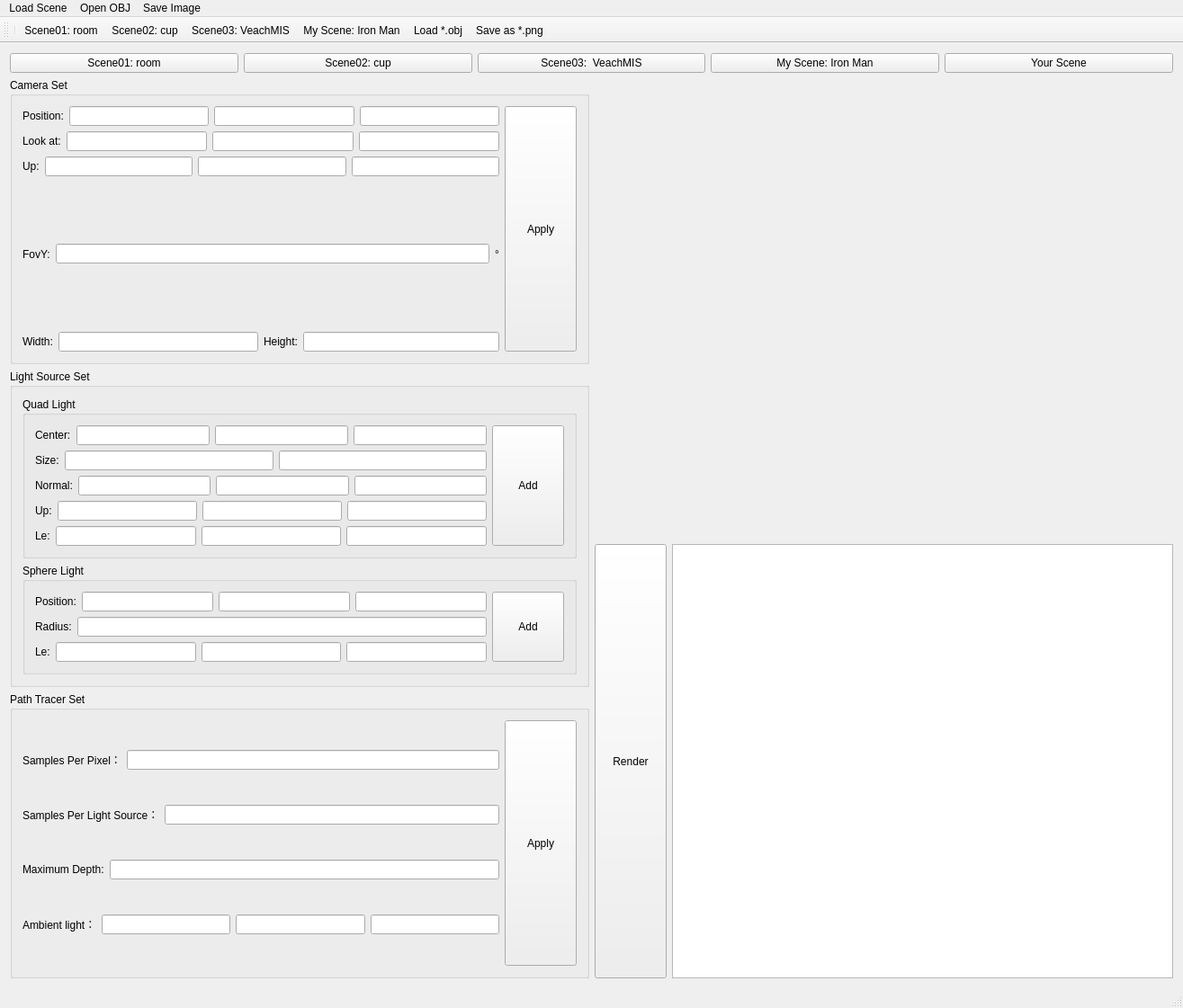
<?xml version="1.0" encoding="UTF-8"?>
<ui version="4.0">
 <class>MainWindow</class>
 <widget class="QMainWindow" name="MainWindow">
  <property name="geometry">
   <rect>
    <x>0</x>
    <y>0</y>
    <width>1315</width>
    <height>1121</height>
   </rect>
  </property>
  <property name="windowTitle">
   <string>MainWindow</string>
  </property>
  <widget class="QWidget" name="centralWidget">
   <layout class="QGridLayout" name="gridLayout_6">
    <item row="0" column="0">
     <layout class="QHBoxLayout" name="horizontalLayout_26">
      <item>
       <widget class="QPushButton" name="scene01_pushButton">
        <property name="sizePolicy">
         <sizepolicy hsizetype="Preferred" vsizetype="Fixed">
          <horstretch>0</horstretch>
          <verstretch>0</verstretch>
         </sizepolicy>
        </property>
        <property name="text">
         <string>Scene01: room</string>
        </property>
       </widget>
      </item>
      <item>
       <widget class="QPushButton" name="scene02_pushButton">
        <property name="sizePolicy">
         <sizepolicy hsizetype="Preferred" vsizetype="Preferred">
          <horstretch>0</horstretch>
          <verstretch>0</verstretch>
         </sizepolicy>
        </property>
        <property name="text">
         <string>Scene02: cup</string>
        </property>
       </widget>
      </item>
      <item>
       <widget class="QPushButton" name="scene03_pushButton">
        <property name="text">
         <string>Scene03:  VeachMIS</string>
        </property>
       </widget>
      </item>
      <item>
       <widget class="QPushButton" name="myscene_pushButton">
        <property name="text">
         <string>My Scene: Iron Man</string>
        </property>
       </widget>
      </item>
      <item>
       <widget class="QPushButton" name="yourscene_pushButton">
        <property name="text">
         <string>Your Scene</string>
        </property>
       </widget>
      </item>
     </layout>
    </item>
    <item row="1" column="0">
     <layout class="QHBoxLayout" name="horizontalLayout_25">
      <item>
       <layout class="QVBoxLayout" name="verticalLayout_5">
        <item>
         <widget class="QGroupBox" name="camera_groupBox">
          <property name="title">
           <string>Camera Set</string>
          </property>
          <layout class="QGridLayout" name="gridLayout_4">
           <item row="0" column="0">
            <layout class="QHBoxLayout" name="horizontalLayout_21">
             <item>
              <layout class="QVBoxLayout" name="verticalLayout">
               <item>
                <layout class="QHBoxLayout" name="horizontalLayout_6">
                 <item>
                  <widget class="QLabel" name="label_4">
                   <property name="text">
                    <string>Position:</string>
                   </property>
                  </widget>
                 </item>
                 <item>
                  <widget class="QLineEdit" name="camera_lineEdit_position_x">
                   <property name="text">
                    <string/>
                   </property>
                  </widget>
                 </item>
                 <item>
                  <widget class="QLineEdit" name="camera_lineEdit_position_y">
                   <property name="text">
                    <string/>
                   </property>
                  </widget>
                 </item>
                 <item>
                  <widget class="QLineEdit" name="camera_lineEdit_position_z">
                   <property name="text">
                    <string/>
                   </property>
                  </widget>
                 </item>
                </layout>
               </item>
               <item>
                <layout class="QHBoxLayout" name="horizontalLayout_7">
                 <item>
                  <widget class="QLabel" name="label_5">
                   <property name="text">
                    <string>Look at:</string>
                   </property>
                  </widget>
                 </item>
                 <item>
                  <widget class="QLineEdit" name="camera_lineEdit_lookat_x">
                   <property name="text">
                    <string/>
                   </property>
                  </widget>
                 </item>
                 <item>
                  <widget class="QLineEdit" name="camera_lineEdit_lookat_y">
                   <property name="text">
                    <string/>
                   </property>
                  </widget>
                 </item>
                 <item>
                  <widget class="QLineEdit" name="camera_lineEdit_lookat_z">
                   <property name="text">
                    <string/>
                   </property>
                  </widget>
                 </item>
                </layout>
               </item>
               <item>
                <layout class="QHBoxLayout" name="horizontalLayout_8">
                 <item>
                  <widget class="QLabel" name="label_6">
                   <property name="text">
                    <string>Up:</string>
                   </property>
                  </widget>
                 </item>
                 <item>
                  <widget class="QLineEdit" name="camera_lineEdit_up_x">
                   <property name="text">
                    <string/>
                   </property>
                  </widget>
                 </item>
                 <item>
                  <widget class="QLineEdit" name="camera_lineEdit_up_y">
                   <property name="text">
                    <string/>
                   </property>
                  </widget>
                 </item>
                 <item>
                  <widget class="QLineEdit" name="camera_lineEdit_up_z">
                   <property name="text">
                    <string/>
                   </property>
                  </widget>
                 </item>
                </layout>
               </item>
               <item>
                <layout class="QHBoxLayout" name="horizontalLayout_9">
                 <item>
                  <widget class="QLabel" name="label_7">
                   <property name="text">
                    <string>FovY:</string>
                   </property>
                  </widget>
                 </item>
                 <item>
                  <widget class="QLineEdit" name="camera_lineEdit_fovy">
                   <property name="text">
                    <string/>
                   </property>
                  </widget>
                 </item>
                 <item>
                  <widget class="QLabel" name="label_8">
                   <property name="text">
                    <string>°</string>
                   </property>
                  </widget>
                 </item>
                </layout>
               </item>
               <item>
                <layout class="QHBoxLayout" name="horizontalLayout_12">
                 <item>
                  <layout class="QHBoxLayout" name="horizontalLayout_10">
                   <item>
                    <widget class="QLabel" name="label_9">
                     <property name="text">
                      <string>Width:</string>
                     </property>
                    </widget>
                   </item>
                   <item>
                    <widget class="QLineEdit" name="camera_lineEdit_width">
                     <property name="text">
                      <string/>
                     </property>
                    </widget>
                   </item>
                  </layout>
                 </item>
                 <item>
                  <layout class="QHBoxLayout" name="horizontalLayout_11">
                   <item>
                    <widget class="QLabel" name="label_10">
                     <property name="text">
                      <string>Height:</string>
                     </property>
                    </widget>
                   </item>
                   <item>
                    <widget class="QLineEdit" name="camera_lineEdit_height">
                     <property name="text">
                      <string/>
                     </property>
                    </widget>
                   </item>
                  </layout>
                 </item>
                </layout>
               </item>
              </layout>
             </item>
             <item>
              <widget class="QPushButton" name="camera_pushButton_apply">
               <property name="sizePolicy">
                <sizepolicy hsizetype="Preferred" vsizetype="Preferred">
                 <horstretch>0</horstretch>
                 <verstretch>0</verstretch>
                </sizepolicy>
               </property>
               <property name="text">
                <string>Apply</string>
               </property>
              </widget>
             </item>
            </layout>
           </item>
          </layout>
         </widget>
        </item>
        <item>
         <widget class="QGroupBox" name="lightSoure_groupBox">
          <property name="title">
           <string>Light Source Set</string>
          </property>
          <layout class="QGridLayout" name="gridLayout_5">
           <item row="1" column="0">
            <widget class="QGroupBox" name="sphereLight_groupBox">
             <property name="title">
              <string>Sphere Light</string>
             </property>
             <property name="checkable">
              <bool>false</bool>
             </property>
             <property name="checked">
              <bool>false</bool>
             </property>
             <layout class="QGridLayout" name="gridLayout">
              <item row="0" column="0">
               <layout class="QHBoxLayout" name="horizontalLayout_23">
                <item>
                 <layout class="QVBoxLayout" name="verticalLayout_3">
                  <item>
                   <layout class="QHBoxLayout" name="horizontalLayout_13">
                    <item>
                     <widget class="QLabel" name="label_13">
                      <property name="text">
                       <string>Position:</string>
                      </property>
                     </widget>
                    </item>
                    <item>
                     <widget class="QLineEdit" name="sphereLight_lineEdit_position_x"/>
                    </item>
                    <item>
                     <widget class="QLineEdit" name="sphereLight_lineEdit_position_y"/>
                    </item>
                    <item>
                     <widget class="QLineEdit" name="sphereLight_lineEdit_position_z"/>
                    </item>
                   </layout>
                  </item>
                  <item>
                   <layout class="QHBoxLayout" name="horizontalLayout_14">
                    <item>
                     <widget class="QLabel" name="label_14">
                      <property name="text">
                       <string>Radius:</string>
                      </property>
                     </widget>
                    </item>
                    <item>
                     <widget class="QLineEdit" name="sphereLight_lineEdit_radius"/>
                    </item>
                   </layout>
                  </item>
                  <item>
                   <layout class="QHBoxLayout" name="horizontalLayout_15">
                    <item>
                     <widget class="QLabel" name="label_12">
                      <property name="text">
                       <string>Le:</string>
                      </property>
                     </widget>
                    </item>
                    <item>
                     <widget class="QLineEdit" name="sphereLight_lineEdit_le_x"/>
                    </item>
                    <item>
                     <widget class="QLineEdit" name="sphereLight_lineEdit_le_y"/>
                    </item>
                    <item>
                     <widget class="QLineEdit" name="sphereLight_lineEdit_le_z"/>
                    </item>
                   </layout>
                  </item>
                 </layout>
                </item>
                <item>
                 <widget class="QPushButton" name="sphereLight_pushButton_add">
                  <property name="sizePolicy">
                   <sizepolicy hsizetype="Minimum" vsizetype="Preferred">
                    <horstretch>0</horstretch>
                    <verstretch>0</verstretch>
                   </sizepolicy>
                  </property>
                  <property name="text">
                   <string>Add</string>
                  </property>
                 </widget>
                </item>
               </layout>
              </item>
             </layout>
            </widget>
           </item>
           <item row="0" column="0">
            <widget class="QGroupBox" name="quadLight_groupBox">
             <property name="title">
              <string>Quad Light</string>
             </property>
             <property name="checkable">
              <bool>false</bool>
             </property>
             <layout class="QGridLayout" name="gridLayout_3">
              <item row="0" column="0">
               <layout class="QHBoxLayout" name="horizontalLayout_22">
                <item>
                 <layout class="QVBoxLayout" name="verticalLayout_2">
                  <item>
                   <layout class="QHBoxLayout" name="horizontalLayout_5">
                    <item>
                     <widget class="QLabel" name="label_15">
                      <property name="text">
                       <string>Center:</string>
                      </property>
                     </widget>
                    </item>
                    <item>
                     <widget class="QLineEdit" name="quadLight_lineEdit_center_x"/>
                    </item>
                    <item>
                     <widget class="QLineEdit" name="quadLight_lineEdit_center_y"/>
                    </item>
                    <item>
                     <widget class="QLineEdit" name="quadLight_lineEdit_center_z"/>
                    </item>
                   </layout>
                  </item>
                  <item>
                   <layout class="QHBoxLayout" name="horizontalLayout_4">
                    <item>
                     <widget class="QLabel" name="label_19">
                      <property name="text">
                       <string>Size:</string>
                      </property>
                     </widget>
                    </item>
                    <item>
                     <widget class="QLineEdit" name="quadLight_lineEdit_size_w"/>
                    </item>
                    <item>
                     <widget class="QLineEdit" name="quadLight_lineEdit_size_h"/>
                    </item>
                   </layout>
                  </item>
                  <item>
                   <layout class="QHBoxLayout" name="horizontalLayout_3">
                    <item>
                     <widget class="QLabel" name="label_17">
                      <property name="text">
                       <string>Normal:</string>
                      </property>
                     </widget>
                    </item>
                    <item>
                     <widget class="QLineEdit" name="quadLight_lineEdit_normal_x"/>
                    </item>
                    <item>
                     <widget class="QLineEdit" name="quadLight_lineEdit_normal_y"/>
                    </item>
                    <item>
                     <widget class="QLineEdit" name="quadLight_lineEdit_normal_z"/>
                    </item>
                   </layout>
                  </item>
                  <item>
                   <layout class="QHBoxLayout" name="horizontalLayout_2">
                    <item>
                     <widget class="QLabel" name="label_18">
                      <property name="text">
                       <string>Up:</string>
                      </property>
                     </widget>
                    </item>
                    <item>
                     <widget class="QLineEdit" name="quadLight_lineEdit_up_x"/>
                    </item>
                    <item>
                     <widget class="QLineEdit" name="quadLight_lineEdit_up_y"/>
                    </item>
                    <item>
                     <widget class="QLineEdit" name="quadLight_lineEdit_up_z"/>
                    </item>
                   </layout>
                  </item>
                  <item>
                   <layout class="QHBoxLayout" name="horizontalLayout">
                    <item>
                     <widget class="QLabel" name="label_16">
                      <property name="text">
                       <string>Le:</string>
                      </property>
                     </widget>
                    </item>
                    <item>
                     <widget class="QLineEdit" name="quadLight_lineEdit_le_x"/>
                    </item>
                    <item>
                     <widget class="QLineEdit" name="quadLight_lineEdit_le_y"/>
                    </item>
                    <item>
                     <widget class="QLineEdit" name="quadLight_lineEdit_le_z"/>
                    </item>
                   </layout>
                  </item>
                 </layout>
                </item>
                <item>
                 <widget class="QPushButton" name="quadLight_pushButton_add">
                  <property name="sizePolicy">
                   <sizepolicy hsizetype="Preferred" vsizetype="Preferred">
                    <horstretch>0</horstretch>
                    <verstretch>0</verstretch>
                   </sizepolicy>
                  </property>
                  <property name="text">
                   <string>Add</string>
                  </property>
                 </widget>
                </item>
               </layout>
              </item>
             </layout>
            </widget>
           </item>
          </layout>
         </widget>
        </item>
        <item>
         <widget class="QGroupBox" name="pathTracer_groupBox">
          <property name="title">
           <string>Path Tracer Set</string>
          </property>
          <layout class="QGridLayout" name="gridLayout_2">
           <item row="0" column="0">
            <layout class="QHBoxLayout" name="horizontalLayout_24">
             <item>
              <layout class="QVBoxLayout" name="verticalLayout_4">
               <item>
                <layout class="QHBoxLayout" name="horizontalLayout_16">
                 <item>
                  <widget class="QLabel" name="label">
                   <property name="text">
                    <string>Samples Per Pixel：</string>
                   </property>
                  </widget>
                 </item>
                 <item>
                  <widget class="QLineEdit" name="pathTracer_lineEdit_sperpixel"/>
                 </item>
                </layout>
               </item>
               <item>
                <layout class="QHBoxLayout" name="horizontalLayout_17">
                 <item>
                  <widget class="QLabel" name="label_2">
                   <property name="text">
                    <string>Samples Per Light Source：</string>
                   </property>
                  </widget>
                 </item>
                 <item>
                  <widget class="QLineEdit" name="pathTracer_lineEdit_sperlight"/>
                 </item>
                </layout>
               </item>
               <item>
                <layout class="QHBoxLayout" name="horizontalLayout_18">
                 <item>
                  <widget class="QLabel" name="label_3">
                   <property name="text">
                    <string>Maximum Depth:</string>
                   </property>
                  </widget>
                 </item>
                 <item>
                  <widget class="QLineEdit" name="pathTracer_lineEdit_maxdepth"/>
                 </item>
                </layout>
               </item>
               <item>
                <layout class="QHBoxLayout" name="horizontalLayout_19">
                 <item>
                  <widget class="QLabel" name="label_11">
                   <property name="text">
                    <string>Ambient light：</string>
                   </property>
                  </widget>
                 </item>
                 <item>
                  <widget class="QLineEdit" name="pathTracer_lineEdit_ambient_x"/>
                 </item>
                 <item>
                  <widget class="QLineEdit" name="pathTracer_lineEdit_ambient_y"/>
                 </item>
                 <item>
                  <widget class="QLineEdit" name="pathTracer_lineEdit_ambient_z"/>
                 </item>
                </layout>
               </item>
              </layout>
             </item>
             <item>
              <widget class="QPushButton" name="pathTracer_pushButton_apply">
               <property name="sizePolicy">
                <sizepolicy hsizetype="Preferred" vsizetype="Preferred">
                 <horstretch>0</horstretch>
                 <verstretch>0</verstretch>
                </sizepolicy>
               </property>
               <property name="text">
                <string>Apply</string>
               </property>
              </widget>
             </item>
            </layout>
           </item>
          </layout>
         </widget>
        </item>
       </layout>
      </item>
      <item>
       <layout class="QVBoxLayout" name="verticalLayout_6">
        <item>
         <widget class="Display" name="display" native="true">
          <property name="sizePolicy">
           <sizepolicy hsizetype="Expanding" vsizetype="Expanding">
            <horstretch>0</horstretch>
            <verstretch>0</verstretch>
           </sizepolicy>
          </property>
          <property name="minimumSize">
           <size>
            <width>512</width>
            <height>512</height>
           </size>
          </property>
         </widget>
        </item>
        <item>
         <layout class="QHBoxLayout" name="horizontalLayout_20">
          <item>
           <widget class="QPushButton" name="render_pushButton">
            <property name="sizePolicy">
             <sizepolicy hsizetype="Preferred" vsizetype="Preferred">
              <horstretch>0</horstretch>
              <verstretch>0</verstretch>
             </sizepolicy>
            </property>
            <property name="text">
             <string>Render</string>
            </property>
           </widget>
          </item>
          <item>
           <widget class="QTextBrowser" name="textBrowser">
            <property name="sizePolicy">
             <sizepolicy hsizetype="Expanding" vsizetype="Expanding">
              <horstretch>0</horstretch>
              <verstretch>0</verstretch>
             </sizepolicy>
            </property>
            <property name="font">
             <font>
              <pointsize>10</pointsize>
             </font>
            </property>
           </widget>
          </item>
         </layout>
        </item>
       </layout>
      </item>
     </layout>
    </item>
   </layout>
  </widget>
  <widget class="QMenuBar" name="menuBar">
   <property name="geometry">
    <rect>
     <x>0</x>
     <y>0</y>
     <width>1315</width>
     <height>22</height>
    </rect>
   </property>
   <widget class="QMenu" name="menuLoad_Scene">
    <property name="title">
     <string>Load Scene</string>
    </property>
    <addaction name="actionScene01_room"/>
    <addaction name="actionScene02_cup"/>
    <addaction name="actionScene03_VeachMIS"/>
    <addaction name="actionMy_Scene_Iron_Man"/>
   </widget>
   <widget class="QMenu" name="menuSave_Image">
    <property name="title">
     <string>Save Image</string>
    </property>
    <addaction name="actionSave_as"/>
   </widget>
   <widget class="QMenu" name="menuOpen_OBJ">
    <property name="title">
     <string>Open OBJ</string>
    </property>
    <addaction name="actionLoad"/>
   </widget>
   <addaction name="menuLoad_Scene"/>
   <addaction name="menuOpen_OBJ"/>
   <addaction name="menuSave_Image"/>
  </widget>
  <widget class="QToolBar" name="mainToolBar">
   <attribute name="toolBarArea">
    <enum>TopToolBarArea</enum>
   </attribute>
   <attribute name="toolBarBreak">
    <bool>false</bool>
   </attribute>
   <addaction name="separator"/>
   <addaction name="actionScene01_room"/>
   <addaction name="actionScene02_cup"/>
   <addaction name="actionScene03_VeachMIS"/>
   <addaction name="actionMy_Scene_Iron_Man"/>
   <addaction name="actionLoad"/>
   <addaction name="actionSave_as"/>
  </widget>
  <widget class="QStatusBar" name="statusBar"/>
  <action name="actionScene01_room">
   <property name="icon">
    <iconset resource="icon.qrc">
     <normaloff>:/icon/room.png</normaloff>:/icon/room.png</iconset>
   </property>
   <property name="text">
    <string>Scene01: room</string>
   </property>
  </action>
  <action name="actionScene02_cup">
   <property name="icon">
    <iconset resource="icon.qrc">
     <normaloff>:/icon/cup.png</normaloff>:/icon/cup.png</iconset>
   </property>
   <property name="text">
    <string>Scene02: cup</string>
   </property>
  </action>
  <action name="actionScene03_VeachMIS">
   <property name="icon">
    <iconset>
     <normaloff>icon/VeachMIS.png</normaloff>
     <normalon>:/icon/VeachMIS.png</normalon>icon/VeachMIS.png</iconset>
   </property>
   <property name="text">
    <string>Scene03: VeachMIS</string>
   </property>
  </action>
  <action name="actionMy_Scene_Iron_Man">
   <property name="icon">
    <iconset resource="icon.qrc">
     <normaloff>:/icon/Iron Man.png</normaloff>:/icon/Iron Man.png</iconset>
   </property>
   <property name="text">
    <string>My Scene: Iron Man</string>
   </property>
  </action>
  <action name="actionLoad">
   <property name="icon">
    <iconset resource="icon.qrc">
     <normaloff>:/icon/open.png</normaloff>:/icon/open.png</iconset>
   </property>
   <property name="text">
    <string>Load *.obj</string>
   </property>
  </action>
  <action name="actionSave_as">
   <property name="icon">
    <iconset resource="icon.qrc">
     <normaloff>:/icon/save.png</normaloff>:/icon/save.png</iconset>
   </property>
   <property name="text">
    <string>Save as *.png</string>
   </property>
  </action>
 </widget>
 <layoutdefault spacing="6" margin="11"/>
 <customwidgets>
  <customwidget>
   <class>Display</class>
   <extends>QWidget</extends>
   <header>Display.h</header>
   <container>1</container>
  </customwidget>
 </customwidgets>
 <resources>
  <include location="icon.qrc"/>
 </resources>
 <connections/>
</ui>
